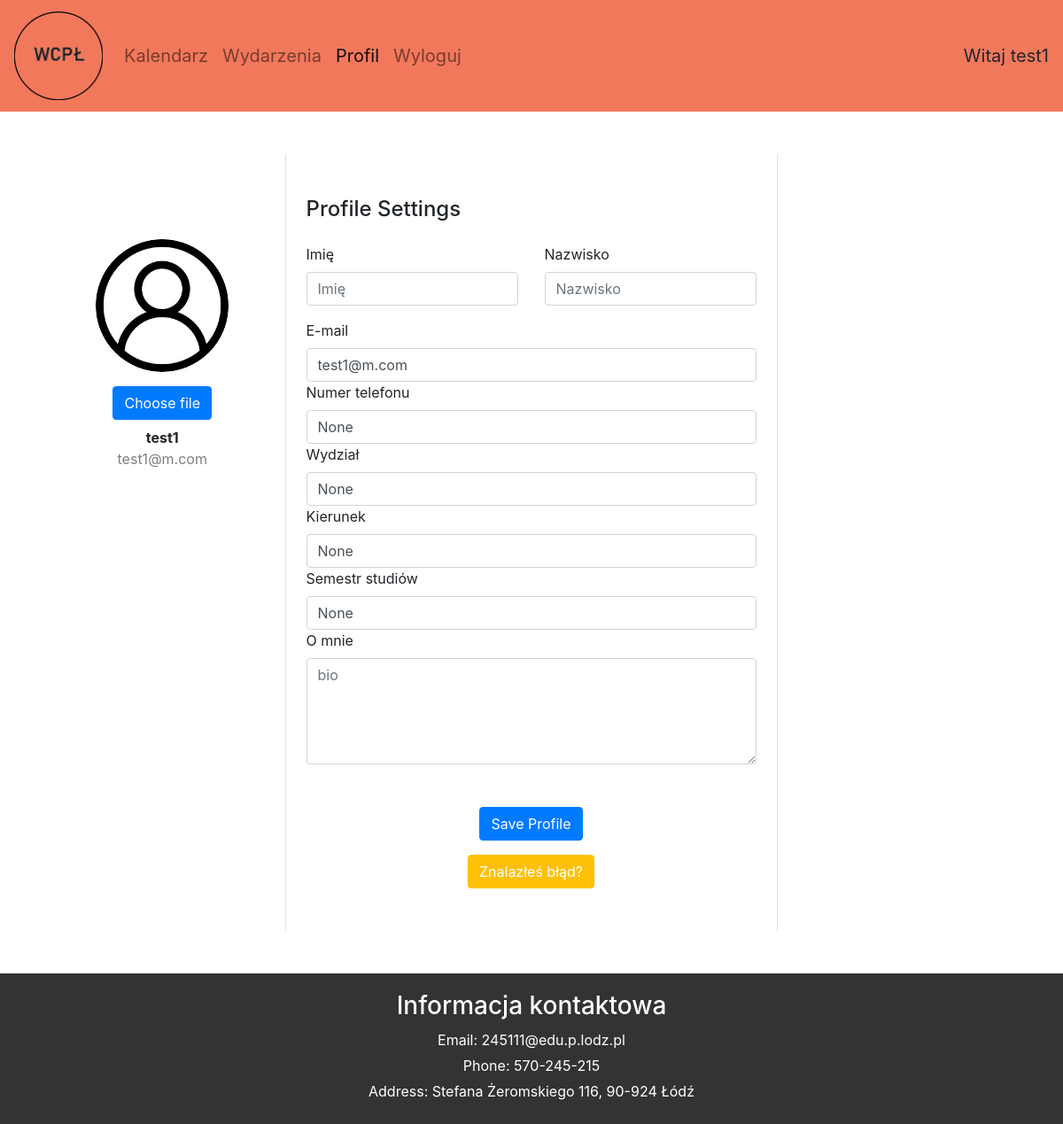
/profile/test1 (signed in), run on the app's committed database.
### main/models.py (models this page shows, shortened)
class Profile(models.Model):
    USER_TYPE_CHOICES = (
        ('student', 'Student'),
        ('firm', 'Firm'),
    )
    user = models.OneToOneField(User, on_delete=models.CASCADE)
    user_type = models.CharField(max_length=10, choices=USER_TYPE_CHOICES, default='student')
    picture = models.ImageField(default='user_icon.png', upload_to='profile_pictures')
    phone_number = models.CharField(max_length=20, null=True, blank=True)
    faculty = models.CharField(max_length=40, null=True, blank=True)
    course = models.CharField(max_length=50, null=True, blank=True)
    semester = models.IntegerField(null=True, validators=[MinValueValidator(1), MaxValueValidator(7)], blank=True)
    nameFirm = models.CharField(max_length=50, default='Nokia', null=True, blank=True)
    website = models.CharField(max_length=100, default='https://www.nokia.com/', null=True, blank=True)
    bio = models.TextField(blank=True)

### main/views.py (the view, shortened to what this page needs)
# urls.py: path('profile/<str:username>', views.profileHome, name='profile-home'),
@login_required
def profileHome(request, username):
    userInfo = get_object_or_404(User, username=username)
    profile = get_object_or_404(Profile, user=userInfo)
    userCurrent = request.user
    context = {
        'userInfo' : userInfo,
        'profile' : profile,
        'userCurrent' : userCurrent
    }
    if username == "admin":
        if userCurrent.username != "admin":
            return redirect('profile-home', username=userCurrent.username)
        else:
            return redirect('login')
    if profile.user_type == 'student':
        return render(request, 'main/profile_home.html', context)
    else:
        return render(request, 'main/profile_firm.html', context)

### main/templates/main/profile_home.html (shortened to what this page needs)
{% extends "main/base.html" %}
{% block profile_activate %}
active
{% endblock profile_activate %}
{% block content %}
<div class="container">
    <div class="main">
        <form method="POST" enctype="multipart/form-data">
            <div class="container rounded bg-white mt-5 mb-5">
                <div class="row">
                    <div class="col-md-3 border-right">
                        <div class="d-flex flex-column align-items-center text-center p-3 py-5">
                            {% if userCurrent.username != userInfo.username %}
                                <img class="rounded-circle mt-5" width="150px" src="{{ profile.picture.url }}">
                            {% else %}
                                <img id="profileImage" class="rounded-circle mt-5" width="150px" src="{{ profile.picture.url }}">
                                <div class="mt-3">
                                    <label class="btn btn-primary text-white" for="picture">Choose file</label>
                                </div>
                            {% endif %}
                            <span class="font-weight-bold">{{ userInfo.username }}</span>
                            <span class="text-black-50">{{ userInfo.email }}</span>
                        </div>
                    </div>
                    <div class="col-md-6 border-right">
                        <div class="p-2 py-5">
                            <div class="d-flex justify-content-between align-items-center mb-3">
                                <h4 class="text-right">Profile Settings</h4>
                            </div>
                                <div class="row mt-2">
                                    <div class="col-md-6"><label class="labels">Imię</label><input type="text" class="form-control" name="first_name" placeholder="Imię" value="{{ userInfo.first_name }}" {% if userCurrent.username != userInfo.username %} disabled {% endif %}></div>
                                    <div class="col-md-6"><label class="labels">Nazwisko</label><input type="text" class="form-control" name="last_name" value="{{ userInfo.last_name }}" placeholder="Nazwisko"  {% if userCurrent.username != userInfo.username %} disabled {% endif %}></div>
                                </div>
                                <div class="row mt-3">
                                    <div class="col-md-12"><label class="labels">E-mail</label><input type="text" class="form-control" name="email" placeholder="E-mail" value="{{ userInfo.email }}"  {% if userCurrent.username != userInfo.username %} disabled {% endif %}></div>
                                    <div class="col-md-12"><label class="labels">Numer telefonu</label><input type="text" class="form-control" name="phone_number" placeholder="Numer telefonu" value="{{ profile.phone_number }}"  {% if userCurrent.username != userInfo.username %} disabled {% endif %}></div>
                                    <div class="col-md-12"><label class="labels">Wydział</label><input type="text" class="form-control" name="faculty" placeholder="Wydział" value="{{ profile.faculty }}"  {% if userCurrent.username != userInfo.username %} disabled {% endif %}></div>
                                    <div class="col-md-12"><label class="labels">Kierunek</label><input type="text" class="form-control" name="course" placeholder="Kierunek" value="{{ profile.course }}"  {% if userCurrent.username != userInfo.username %} disabled {% endif %}></div>
                                    <div class="col-md-12"><label class="labels">Semestr studiów</label><input type="text" class="form-control" name="semester" placeholder="Semestr studiów" value="{{ profile.semester }}"  {% if userCurrent.username != userInfo.username %} disabled {% endif %}></div>
                                    <div class="col-md-12"><label class="labels">O mnie</label><textarea type="text" class="form-control" name="bio" placeholder="bio"   style="min-height: 120px;"></textarea></div>
                                </div>
                                {% if userCurrent.username == userInfo.username %}
                                <div class="mt-5 text-center"><button class="btn btn-primary profile-button" type="submit">Save Profile</button></div>
                                {% endif %}
                            </form>
                            {% if userCurrent.username == userInfo.username %}
                                <div class="mt-3 text-center">
                                    <a href="{% url 'bug' %}" class="btn btn-warning text-white">Znalazłeś błąd?</a>
                                </div>
                            {% endif %}
                        </div>
                    </div>
{% endblock content %}

### main/templates/main/base.html (shortened to what this page needs)
{% load static %}
<!DOCTYPE html>
<html>
    <head>
        <link rel="stylesheet" href="{% static 'main/main.css' %}">
        <link href="https://cdn.jsdelivr.net/npm/bootstrap@5.0.2/dist/css/bootstrap.min.css" rel="stylesheet">
        <link rel="stylesheet" href="https://stackpath.bootstrapcdn.com/bootstrap/4.5.2/css/bootstrap.min.css">
        <link rel="stylesheet" href="https://cdn.jsdelivr.net/npm/bootstrap-icons@1.11.3/font/bootstrap-icons.min.css">
    </head>
    <body>
        <nav class="navbar navbar-expand-lg navbar-light">
            <a class="navbar-brand" href="#">
                <img src="{% static 'main/logo.png' %}" alt="logo" style="width: 100px;height: 100px;">
            </a>
            <div class="collapse navbar-collapse" id="navbarSupportedContent">
              <ul class="navbar-nav mr-auto">
                {% if user.is_authenticated %}
                <li class="nav-item">
                  <a class="nav-link {% block calendar_activate %}{% endblock %}" href="{% url 'calendar' %}">Kalendarz</a>
                </li>
                <li class="nav-item">
                  <a class="nav-link {% block events_activate %}{% endblock %}" href="{% url 'events-search' %}">Wydarzenia</a>
                </li>
                <li class="nav-item">
                    <a class="nav-link {% block profile_activate %}{% endblock %}" href="{% url 'profile-home' user.username %}">Profil</a>
                </li>
                <li class="nav-item">
                    <a class="nav-link" href="{% url 'logout' %}">Wyloguj</a>
                </li>
                {% endif %}
              </ul>
              {% if user.is_authenticated %}
              <span class="span-text">
                Witaj {{ user.username }}
              </span>
              {% endif %}
            </div>
        </nav>
        {% block content %}{% endblock %}
    </body>
    <footer>
        <div class="footer-container">
            <div class="contact-info">
                <h3>Informacja kontaktowa</h3>
                <p>Email: 245111@edu.p.lodz.pl</p>
                <p>Phone: 570-245-215</p>
                <p>Address:  Stefana Żeromskiego 116, 90-924 Łódź</p>
            </div>
        </div>
    </footer>
</html>

### main/static/main/main.css (style rules this page uses)
body { background-color: rgba(241, 231, 225, 1); overflow-x: hidden; font-family: "Bree Serif"; font-size: 20px; margin: 0; }
.navbar { background-color: #F2785C; font-size: 20px; }
footer { background-color: #333; color: #fff; padding: 20px; width: 100%; bottom: 0; }
.footer-container { margin: 0 auto; }
.contact-info { text-align: center; }
.contact-info h3 { margin-bottom: 10px; }
.contact-info p { margin: 5px 0; }

### data on the page
Profile: picture (picture), phone_number "None", faculty "None", course "None", semester "None"

### other printed values
{{ user.username }} "test1"
{{ userInfo.username }} "test1"
{{ userInfo.email }} "test1@m.com"
